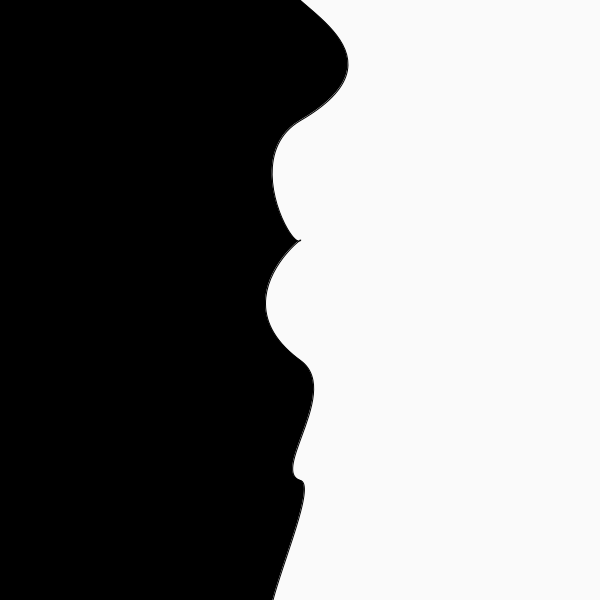
Frame 1 (no input)
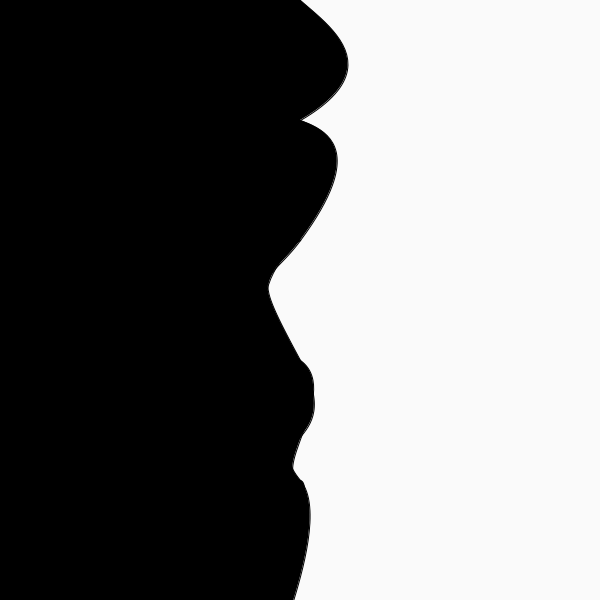
Frame 2 (the mouse pressed at the canvas centre, redrawn once)

The Processing sketch that drew these frames (run headless with seeded random() and noise(); the mouse was pressed at the canvas centre and the sketch redrawn once):

// Processing sketch: processing_44543
// ── processing_44543.pde

//  R.A. Robertson 2011.10 "Jigsaw" ~ www.rariora.org ~

float x, y, cp1X, cp1Y, cp2X, cp2Y, endX, endY, distX, distY, stretch;
int num = 5;
float contain = 100; //  Limit cp2 distance from endpoint

void setup() {
  size(600, 600);
  background(250);
  noFill();
  smooth();
}

void draw() {
  beginShape();

  vertex(0, 0);

  x = width/2;  //  Setup first segment of bezier.
  y = 0;
  vertex(x, y); // First point
  cp1X = x + random(-contain, contain); //  First control point.
  cp1Y = y + random(contain);
  endX = width/2;  // First end point.
  endY = height/num;
  cp2X = endX + random(-contain, contain); //  Second control point.
  cp2Y = endY + random(-contain, contain);

  for (int i = 0; i < num; i++) { //  Loop the remaining segments.
    //  Get distance from endpoint and last control point.
    distX = endX - cp2X;
    distY = endY - cp2Y;
    stretch = random(0.5, 1); //  (See notes below.)

    if (i != 0) {
      //  Set next control point same distance opposite endpoint, plus offset.
      //  This straight line from cp2, endpoint, and cp1 smoothes the joint.
      cp1X = endX + (distX * stretch);
      cp1Y = endY + (distY * stretch);

      endX = width/2;
      endY += height/num;

      cp2X = endX + random(-contain, contain);
      cp2Y = endY + random(-contain, contain);
    }

    bezierVertex(cp1X, cp1Y, cp2X, cp2Y, endX, endY);
  }
  vertex(0, height);
  fill(0);
  endShape(CLOSE);
  noLoop();
}

void mousePressed() {
  loop();
  setup();
}
